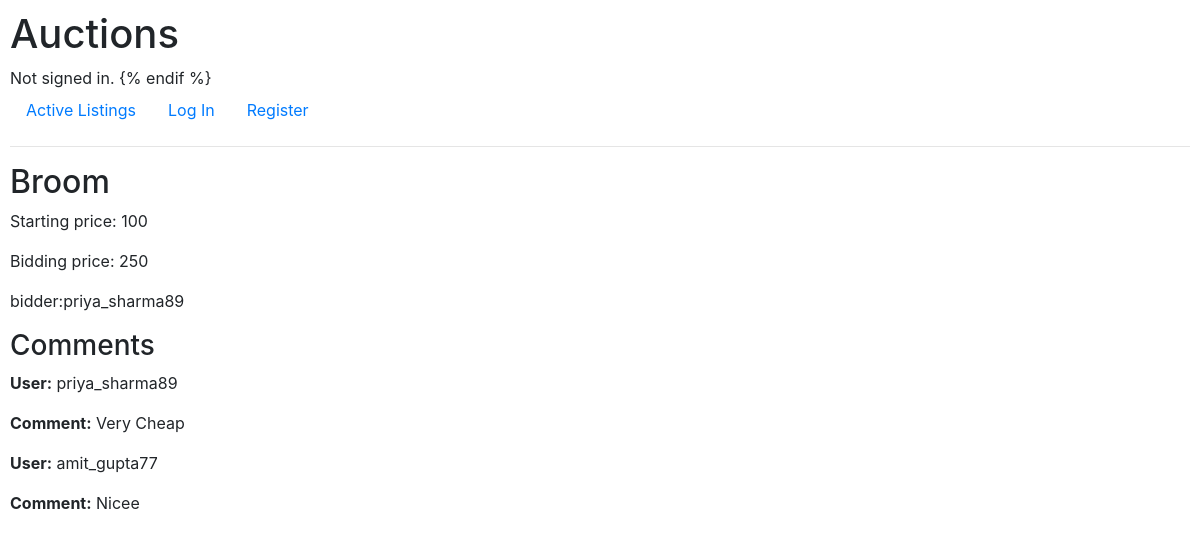
Before: /1 with the older database file.
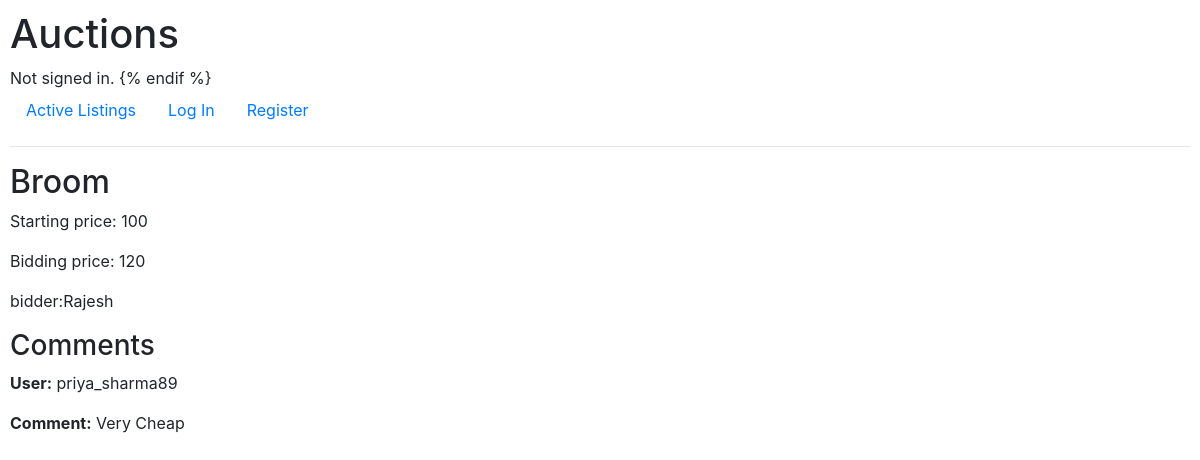
After: the same page with the newer database file.
### auctions/models.py (models this page shows, shortened)
class User(AbstractUser):
    user_name = models.BigAutoField(primary_key=True)
    def __str__(self):
        return f"{self.username}"

class Comment(models.Model):
    id = models.BigAutoField(primary_key=True)
    username = models.ForeignKey(User, on_delete=models.CASCADE, related_name="commentator")
    product_id = models.ForeignKey(Listing, on_delete=models.CASCADE, related_name="auction_id")
    comment = models.TextField(max_length=200)

### auctions/views.py (the view)
# urls.py: path("<str:auction_id>", views.auction, name="auction"),
def auction(request, auction_id):
    listing = get_object_or_404(Listing, listing_id=auction_id)
    latest_bid = Bid.objects.filter(product_id=listing).order_by('-bid_price').first()
    comments = Comment.objects.filter(product_id=listing)
    return render(request, "auctions/auction.html", {
        "auction_item": listing.auction_item,
        "price": listing.price,
        "category": listing.category,
        "bidding_price": latest_bid.bid_price if latest_bid else "No bids yet",
        "bidder": latest_bid.username if latest_bid else "No bidders",
        "comment": comments
    })

### auctions/templates/auctions/auction.html
{% extends "auctions/layout.html" %} {% block body %}
<h2>{{auction_item}}</h2>
<p>Starting price: {{price}}</p>
<p>Bidding price: {{bidding_price}}</p>
<p>bidder:{{bidder}}</p>
<h3>Comments</h3>
{% for comment in comment %}
<div>
  <p><strong>User:</strong> {{ comment.username.username }}</p>
  <p><strong>Comment:</strong> {{ comment.comment }}</p>
</div>
{% endfor %} {% endblock %}

Changed rows visible on the page:
no longer on this page (row unchanged): User: username "priya_sharma89"
removed Comment: username.username "amit_gupta77", comment "Nicee"
now on this page (row unchanged): User: username "Rajesh"
Other visible differences:
{{ bidding_price }}: "250" → "120"
